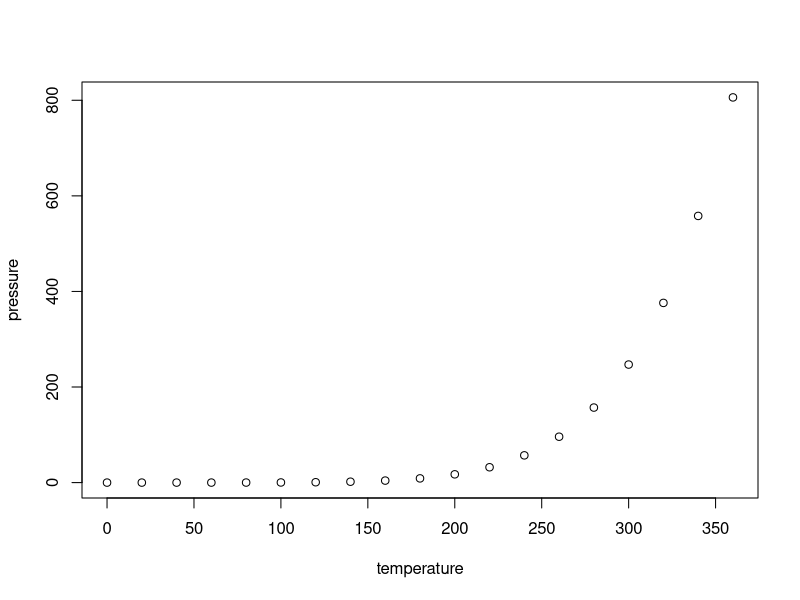
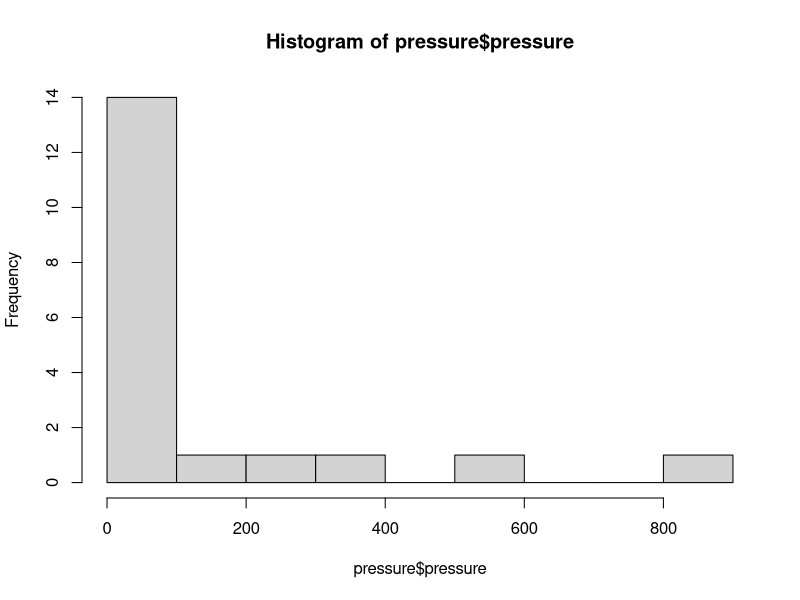

These figures' R source, in order:
## ---- chunk 1
knitr::opts_chunk$set(echo = TRUE)
## ---- chunk 2
summary(cars)
## ---- chunk 3
plot(pressure)
## ---- chunk 4
hist(pressure$pressure)
